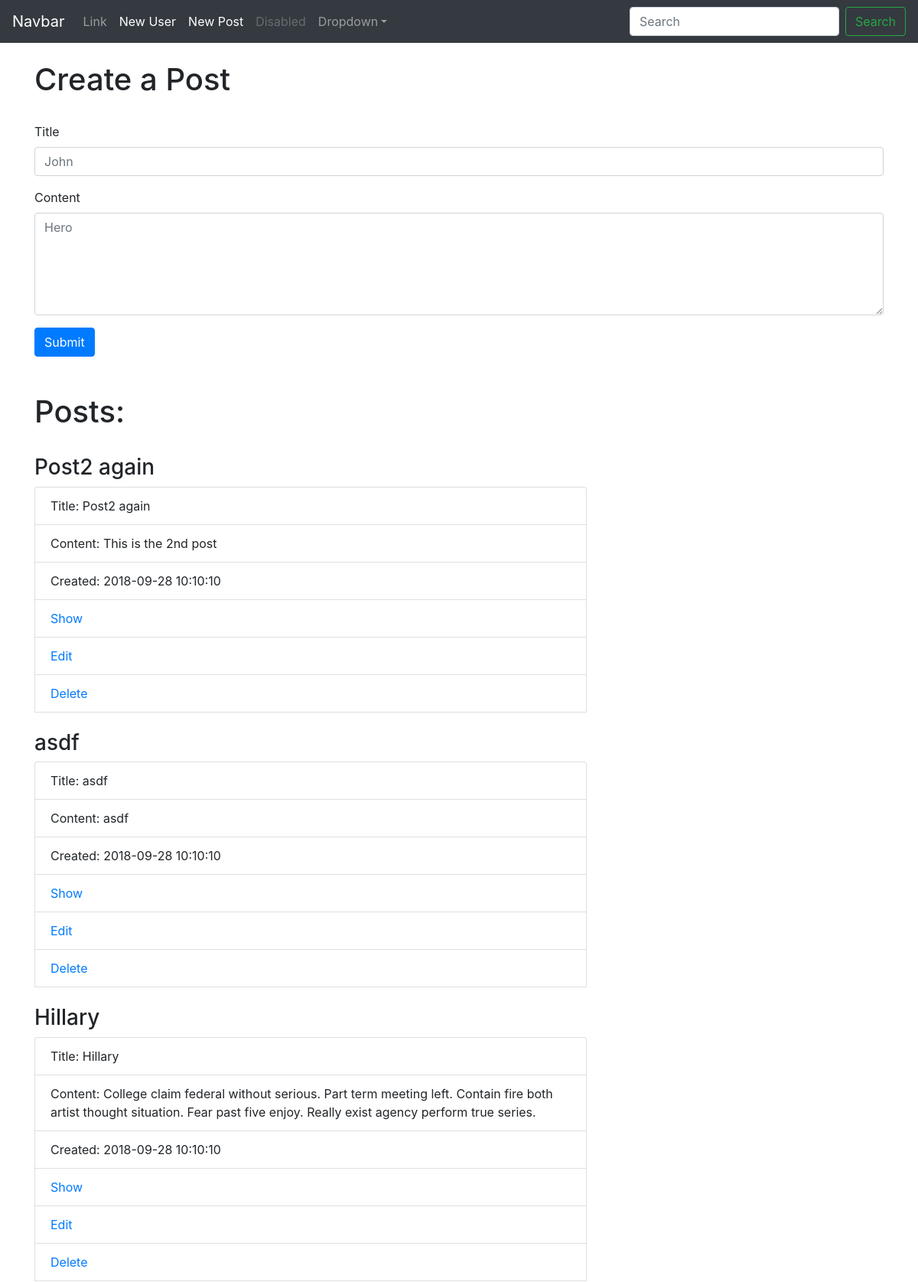
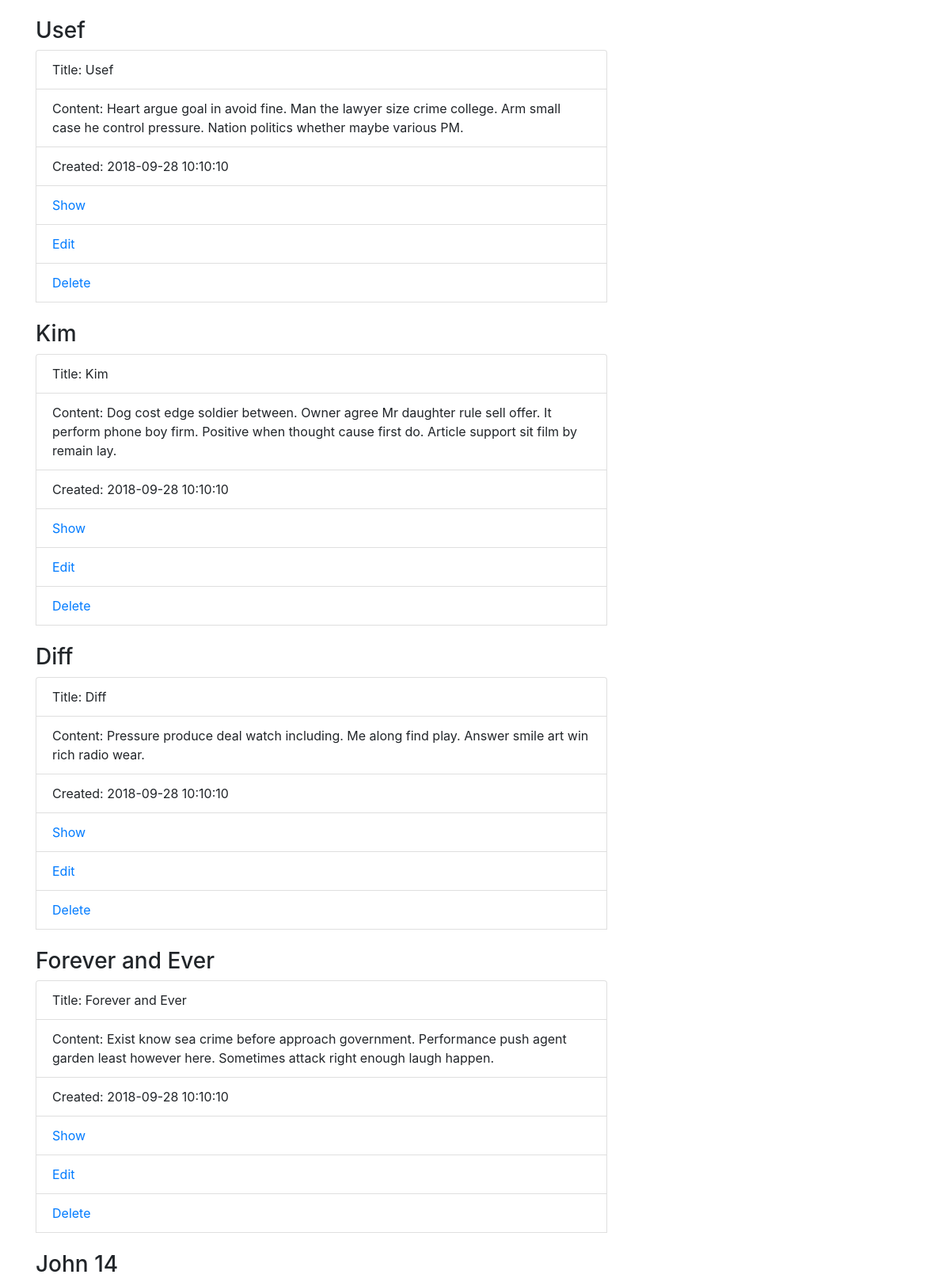
The page /posts (upper part) on the database its author committed (2 pictures, top to bottom).
### app/models/Post.py (models this page shows, shortened)
class Post(db.Model):
    __tablename__ = "posts"
    id = db.Column(db.Integer, primary_key=True,autoincrement=True)
    title = db.Column(db.String(120), nullable=False)
    content = db.Column(db.VARCHAR(255))
    created_at = db.Column(db.TIMESTAMP)

### app/controllers/posts.py (the view)
@app.route('/posts')
def post_index():
  posts = Post.query.all()
  return render_template('posts/index.html',posts=posts)

### app/templates/posts/index.html
{%extends 'layout.html'%}
{%block content%}
      <h1>Create a Post</h1><br>
            <form class ="" method="post" action="/post/add">
              <div class="form-group">
                <label for="title">Title</label>
                <input type="text" id="title" class="form-control" required='true' name="title" style="margin-right:9px" placeholder="John"></div>
              <div class="form-group">
                <label for="content">Content</label>
                <textarea id="content" rows='5' class="form-control" name="content" style="margin-right:9px"placeholder="Hero"></textarea></div>
                  <button class="btn btn-primary" type="submit">Submit</button>
            </form>
      <br><br>
      <h1>Posts:</h1><br>
      {%for post in posts%}
      <h3>{{post.title}}</h3>
        <ul class="list-group similar" style="width:65%; height:auto;" >
          <li class="list-group-item">Title: {{post.title}}</li>
          <li class="list-group-item">Content: {{post.content}}</li>
          <li class="list-group-item">Created: {{post.created_at}}</li>
          <li class="list-group-item"><a href="posts/{{post.id}}">Show</a></li>
          <li class="list-group-item"><a href="posts/{{post.id}}/edit">Edit</a></li>
          <li class="list-group-item"><a href="posts/{{post.id}}/delete">Delete</a></li>
          <br>
      </ul>
      {%endfor%}
{%endblock%}

### app/templates/layout.html (style rules this page uses)
body { padding-top: 5rem; }

### rows shown on the page
Post: title "Post2 again", content "This is the 2nd post", created_at "2018-09-28 10:10:10"
Post: title "asdf", content "asdf", created_at "2018-09-28 10:10:10"
Post: title "Hillary", content "College claim federal without serious. Part term meeting left. Contain fire both artist thought situation. Fear past five enjoy. Really exist agency perform true series.", created_at "2018-09-28 10:10:10"
Post: title "Usef", content "Heart argue goal in avoid fine. Man the lawyer size crime college. Arm small case he control pressure. Nation politics whether maybe various PM.", created_at "2018-09-28 10:10:10"
Post: title "Kim", content "Dog cost edge soldier between. Owner agree Mr daughter rule sell offer. It perform phone boy firm. Positive when thought cause first do. Article support sit film by remain lay.", created_at "2018-09-28 10:10:10"
Post: title "Diff", content "Pressure produce deal watch including. Me along find play. Answer smile art win rich radio wear.", created_at "2018-09-28 10:10:10"
Post: title "Forever and Ever", content "Exist know sea crime before approach government. Performance push agent garden least however here. Sometimes attack right enough laugh happen.", created_at "2018-09-28 10:10:10"
Post: title "John 14"
